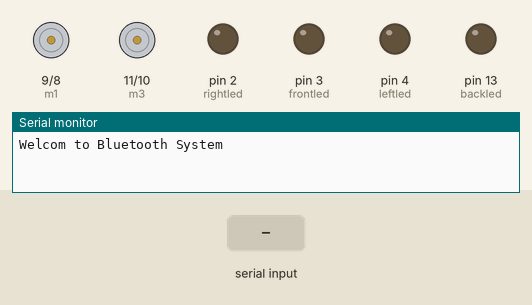
Simulated run of this sketch. Board: Arduino Uno, built with avr-gcc and run on an emulated ATmega328P. On the bench: motor-driver pin pairs drawn as motors (green arrow = first pin HIGH = forward, orange = second pin HIGH = backward, longer = more drive), output pins drawn as LEDs (lit = HIGH), the last lines printed to the serial monitor. The inputs (shaded band) are chosen by the test bench.

Above: at 1.2 s.
1.3 s: "F" received over Serial
At 1.7 s:
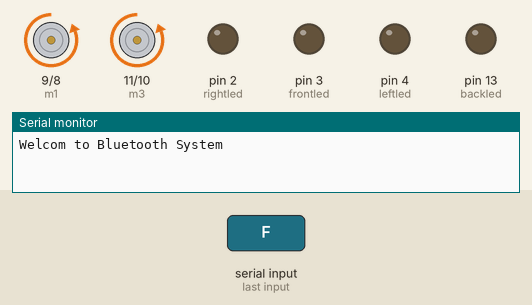
2.8 s: byte 116 ('t') received over Serial
At 4.0 s:
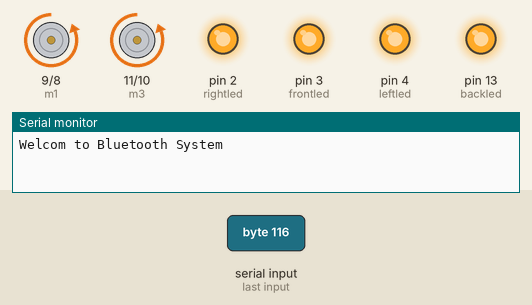
4.3 s: "0" received over Serial
At 5.2 s:
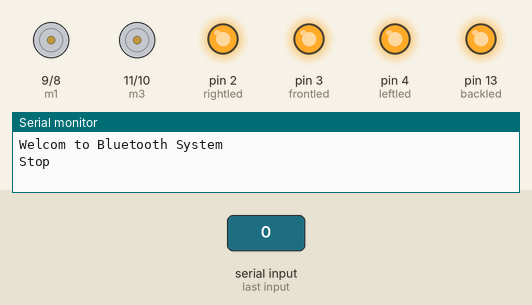
5.8 s: byte 111 ('o') received over Serial
At 6.3 s:
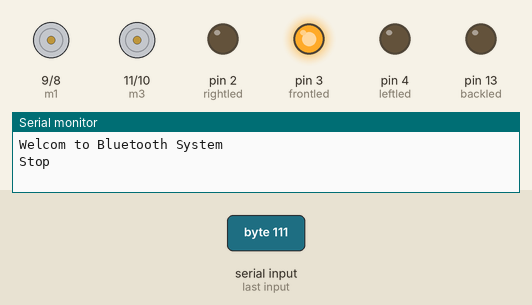
7.3 s: "B" received over Serial
At 8.5 s:
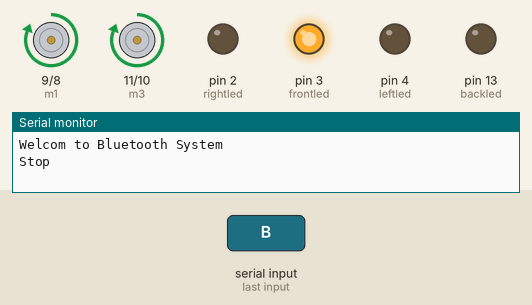
8.8 s: byte 78 ('N') received over Serial
At 9.8 s:
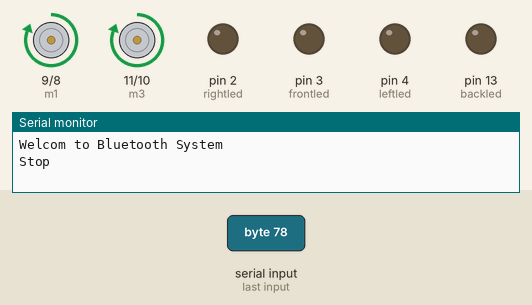
Timing chart, 0 to 11.3 s (numbered marks = the images above; inputs shaded):
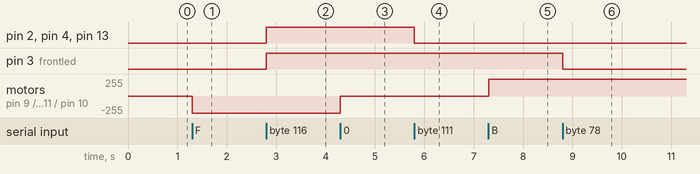

Measured:
- after the input at 1.3 s, motor on pin 9 (m1) / pin 8 (m2), motor on pin 11 (m3) / pin 10 (m4): stopped → backward 255/255 at once
- after the input at 2.8 s, pin 2 (rightled), pin 3 (frontled), pin 4 (leftled), pin 13 (backled): LOW → HIGH at once
- after the input at 4.3 s, motor on pin 9 (m1) / pin 8 (m2), motor on pin 11 (m3) / pin 10 (m4): backward 255/255 → stopped at once
- after the input at 5.8 s, pin 2 (rightled), pin 4 (leftled), pin 13 (backled): HIGH → LOW at once
- after the input at 7.3 s, motor on pin 9 (m1) / pin 8 (m2), motor on pin 11 (m3) / pin 10 (m4): stopped → forward 255/255 at once
- after the input at 8.8 s, pin 3 (frontled): HIGH → LOW at once

The sketch:

bluetooth.ino
```cpp
int frontled = 3;
int backled = 13;
int rightled = 2;
int leftled = 4;

int m1 = 9;
int m2 = 8;

int m3 = 11;
int m4 = 10;

//int buzzer = 10;
char a;

void setup() {
  Serial.begin(9600);
  Serial.println("Welcom to Bluetooth System");
  pinMode(m1, OUTPUT);
  pinMode(m2, OUTPUT);
  pinMode(m3, OUTPUT);
  pinMode(m4, OUTPUT);

  pinMode(frontled, OUTPUT);
  pinMode(backled, OUTPUT);
  pinMode(rightled, OUTPUT);
  pinMode(leftled, OUTPUT);

  //  pinMode(buzzer, OUTPUT);
  //  digitalWrite(buzzer, HIGH);
}
void loop() {
  if (Serial.available() > 0) {
    a = Serial.read();
    if (a == 'F') {
      Forward();
      //      Serial.println("Forward");
      //      delay(1000);
    }
    if (a == 'B') {
      Backward();
      //      Serial.println("Backward");
      //      delay(1000);
    }
    if (a == 'L') {
      Left();
      //      Serial.println("Left");
      //      delay(1000);
    }
    if (a == 'R') {
      Right();
      //      Serial.println("Right");
      //      delay(1000);
    }
    if (a == '0') {
      Stop();
      //      Serial.println("Stop");
      //      delay(1000);
    }
    //////////////////////////////////////////
    if (a == 'd') {
      HEADlightON();
    }
    if (a == 'M') {
      HEADlightOFF();
    }
    if (a == 'r') {
      Rightdeeper();
    }
    if (a == 'l') {
      LEFTdeeper();
    }
    if (a == 'b') {
      BACKlightON();
    }
    if (a == 'o') {
      BACKlightOFF();
      deeperOFF();
      //      digitalWrite(buzzer, HIGH);
    }
    if (a == 't') {
      allon();
    }
    if (a == 'N') {
      alloff();
    }
    if (a == 'f') {
      //      digitalWrite(buzzer, LOW);
    }
  }
}
```

light_functions.ino
```cpp
//int frontled = 6;
//int backled = 12;
//int rightled = 11;
//int leftled = 10;

//void setup() {
//  pinMode(frontled, OUTPUT);
//  pinMode(backled, OUTPUT);
//  pinMode(rightled, OUTPUT);
//  pinMode(leftled, OUTPUT);
//}

void allon() {
  digitalWrite(frontled, HIGH);
  digitalWrite(backled, HIGH);
  digitalWrite(rightled, HIGH);
  digitalWrite(leftled, HIGH);
}
void alloff() {
  digitalWrite(frontled, LOW);
  digitalWrite(backled, LOW);
  digitalWrite(rightled, LOW);
  digitalWrite(leftled, LOW);
}
/////////////////////////////////
void allblink() {
    digitalWrite(frontled, HIGH);
    digitalWrite(backled, HIGH);
    digitalWrite(rightled, HIGH);
    digitalWrite(leftled, HIGH);
    delay(500);
    digitalWrite(frontled, LOW);
    digitalWrite(backled, LOW);
    digitalWrite(rightled, LOW);
    digitalWrite(leftled, LOW);
    delay(500);
}
void siren() {
  digitalWrite(rightled, HIGH);
  digitalWrite(leftled, LOW);
  delay(500);
  digitalWrite(rightled, LOW);
  digitalWrite(leftled, HIGH);
  delay(500);
}
void disco() {
  digitalWrite(frontled, HIGH);
  digitalWrite(backled, LOW);
  digitalWrite(rightled, LOW);
  digitalWrite(leftled, LOW);
  delay(500);
  digitalWrite(frontled, LOW);
  digitalWrite(backled, LOW);
  digitalWrite(rightled, HIGH);
  digitalWrite(leftled, LOW);
  delay(500);
  digitalWrite(frontled, LOW);
  digitalWrite(backled, HIGH);
  digitalWrite(rightled, LOW);
  digitalWrite(leftled, LOW);
  delay(500);
  digitalWrite(frontled, LOW);
  digitalWrite(backled, LOW);
  digitalWrite(rightled, LOW);
  digitalWrite(leftled, HIGH);
  delay(500);
}
/////////////////////////////////
void HEADlightON() {
  digitalWrite(frontled, HIGH);
}
void HEADlightOFF() {
  digitalWrite(frontled, LOW);
}
////////////////////////////////
void BACKlightON() {
  digitalWrite(backled, HIGH);
}
void BACKlightOFF() {
  digitalWrite(backled, LOW);
}
////////////////////////////////
void deeperOFF() {
  digitalWrite(rightled, LOW);
  digitalWrite(leftled, LOW);
}
void Rightdeeper() {
  digitalWrite(rightled, HIGH);
}
void LEFTdeeper() {
  digitalWrite(leftled, HIGH);
}
////////////////////////////////
```

Motor_Driver_Function.ino
```cpp
//m1 L-,7,M1,D1
//m2 L+,2,M1,D0

//m3 R-,10,M2,D3
//m4 R+,15,M2,D2

//int m1 = 1;
//int m2 = 2;
//int m3 = 3;
//int m4 = 4;

//void setup() {
//  pinMode(m1, OUTPUT);
//  pinMode(m2, OUTPUT);
//  pinMode(m3, OUTPUT);
//  pinMode(m4, OUTPUT);
//}

void Forward() {
  digitalWrite(m1, LOW);
  digitalWrite(m2, HIGH);
  digitalWrite(m3, LOW);
  digitalWrite(m4, HIGH);
  //Serial.println("Forward");
}
void Backward() {
  digitalWrite(m1, HIGH);
  digitalWrite(m2, LOW);
  digitalWrite(m3, HIGH);
  digitalWrite(m4, LOW);
  //Serial.println("Backward");
}
void Left() {
  digitalWrite(m1, HIGH);
  digitalWrite(m2, LOW);
  digitalWrite(m3, LOW);
  digitalWrite(m4, HIGH);
  //Serial.println("Right");
}
void Right() {
  digitalWrite(m1, LOW);
  digitalWrite(m2, HIGH);
  digitalWrite(m3, HIGH);
  digitalWrite(m4, LOW);
  //Serial.println("Left");
}
void Stop() {
  digitalWrite(m1, LOW);
  digitalWrite(m2, LOW);
  digitalWrite(m3, LOW);
  digitalWrite(m4, LOW);
  Serial.println("Stop");
}
```
